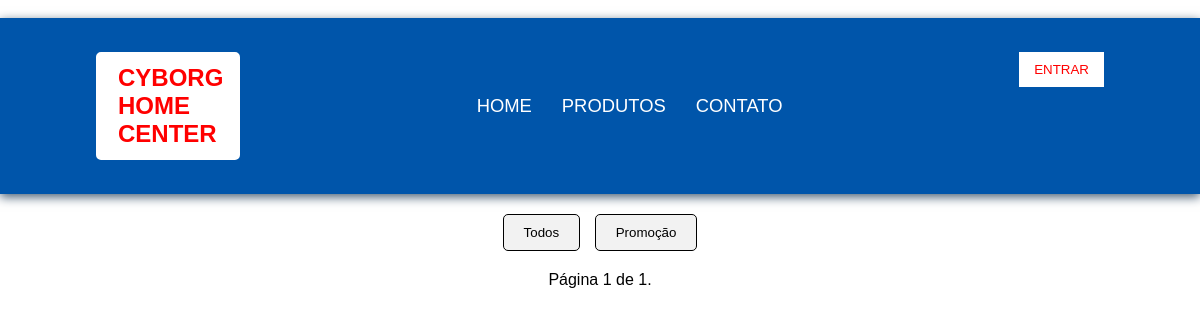
The app's page /produtos/, older data.
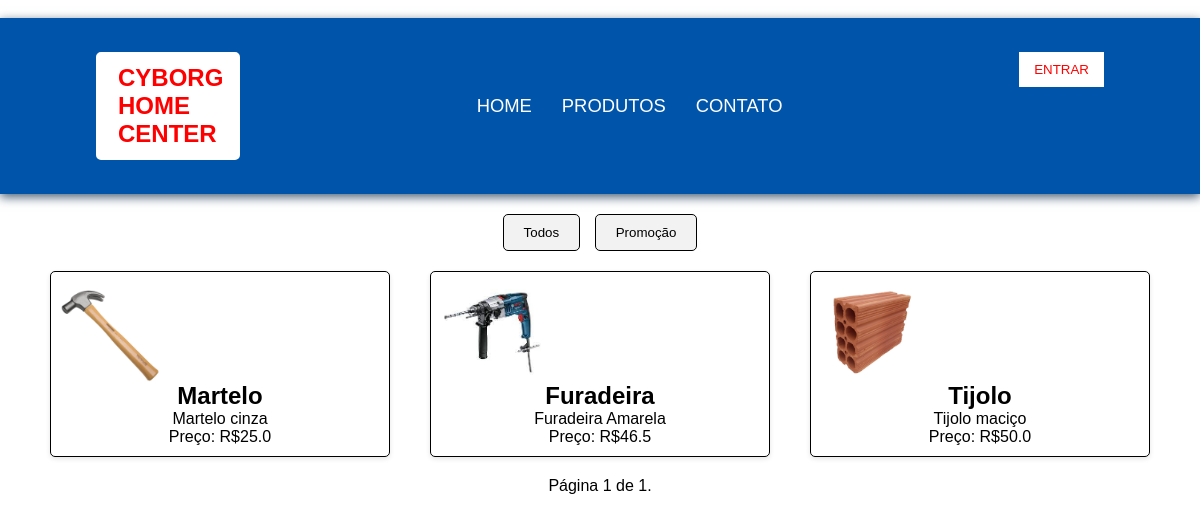
The same page, newer data.
### cyborg/models.py (models this page shows, shortened)
class Products(models.Model):
    image = models.ImageField(upload_to='products/%Y/%m/%d/', blank=True)
    name = models.CharField(max_length=55)
    description = models.CharField(max_length=255)
    price = models.FloatField()
    off = models.BooleanField(default=False)
    class Meta:
        verbose_name = 'Product'

### cyborg/views.py (the view)
# urls.py: path("produtos/", views.produtos, name='produtos'),
def produtos(request):
    product_list = Products.objects.all()
    paginator = Paginator(product_list, 10)  # Mostra 10 produtos por página
    page_number = request.GET.get('page')
    products_paginator = paginator.get_page(page_number)
    return render (request,"cyborg/pages/products.html", {
        'products_paginator': products_paginator,
    })

### cyborg/templates/cyborg/pages/products.html (shortened to what this page needs)
{% extends "cyborg/base.html" %}
{% load static %}
{% block extra_head %}
    <link rel="stylesheet" href="{% static 'cyborg/css/products.css' %}">
{% endblock extra_head %}
{% block content %}
<div class="filters">
  <button class="filter-button" onclick="filterProducts('all')">Todos</button>
  <button class="filter-button" onclick="filterProducts('PROMOÇÃO')">Promoção</button>
<div class="container">
  {% for product in products_paginator  %}
    <div class="product
    " data-category="PROMOÇÃO">
    <img src="
    {% if product.image %}
    {{ product.image.url }}
    {% endif %}
    "alt="">
    <h2 class="
    ">{{ product.name }}</h2>
    <p>{{ product.description }}</p>
    <p>Preço: R${{ product.price }}</p>
  </div>
  {% endfor %}
</div>
<div class="pagination">
    <span class="step-links">
        <span class="current">
            Página {{ products_paginator.number }} de {{ products_paginator.paginator.num_pages }}.
        </span>
    </span>
</div>
{% endblock content %}

### cyborg/templates/cyborg/base.html (shortened to what this page needs)
{% load static %}
<!DOCTYPE html>
<html lang="pt-br">
<head>
    <link rel="stylesheet" href="{% static 'cyborg/css/style.css' %}">
    {% block extra_head %}
    {% endblock extra_head %}
</head>
<body onresize="mudouTamanho()">
    {% include "cyborg/partials/header.html" %}
    {% block content %}
    {% endblock content %}
</body>
</html>

### cyborg/templates/cyborg/partials/header.html (shortened to what this page needs)
{% load static %}
<header>
    <nav class="nav-bar">
        <div class="logo">
            <h1> CYBORG HOME CENTER </H1>
        </div>
        <div class="nav-list">
            <ul>
                <li class="nav-item"><a href="{% url 'cyborg:index' %}" class="nav-link">HOME</a></li>
                <li class="nav-item"><a href="{% url 'cyborg:produtos' %}" class="nav-link">PRODUTOS</a></li>
                <li class="nav-item"><a href="{% url 'cyborg:index' %}" class="nav-link">CONTATO</a></li>
            </ul>
        </div>
        <div class="login-button">
            <button> <a href="#">ENTRAR</a></button>
        </div>
    </nav>
</header>

### static/cyborg/css/style.css (style rules this page uses)
* { margin: 0; padding: 0; }
body { font-family: Arial, sans-serif; background-size: cover; }
header { background-color: #0055AA; box-shadow: 0px 3px 10px #435b72; padding: 10px 0; }
.nav-bar { display: flex; justify-content: space-between; padding: 1.5rem 6rem; }
.logo { display: flex; align-items: center; }
.logo h1 { width: 100px; height: auto; }
.logo h1 { color: red; font-family: Arial, sans-serif; border-radius: 5px; border: 2px solid white; background-color: white; padding: 10px 20px; }
.nav-list { display: flex; align-items: center; }
.nav-list ul { display: flex; justify-self: center; list-style: none; }
.nav-item { margin: 0 15px; }
.nav-link { text-decoration: none; font-size: 1.15rem; color: white; font-weight: 400; }
.login-button button { border: none; background-color: white; padding: 10px 15px; }
.login-button button a { text-decoration: none; color: red; font-weight: 500; }

### static/cyborg/css/products.css (style rules this page uses)
body { font-family: Arial, sans-serif; margin: 0; padding: 0; box-sizing: border-box; }
.container { display: flex; flex-wrap: wrap; justify-content: space-around; margin: 10px; }
.product { border: 1px solid #000000; border-radius: 5px; margin: 10px; padding: 10px; box-shadow: 0 2px 5px rgba(0,0,0,0.1); background: #fff; width: calc(100% / 3 - 20px - 20px); box-sizing: border-box; }
.product img { width: 100px; text-align: center; height: auto; display: block; }
.filters { text-align: center; padding: 20px; }
.filter-button { padding: 10px 20px; margin: 0 5px; border: 1px solid #000000; border-radius: 5px; cursor: pointer; background-color: #f2f2f2; transition: background-color 0.3s ease; }

Row changes from the older to the newer data that the page shows:
added Products: image (picture), name "Martelo", description "Martelo cinza", price "25.0"
added Products: image (picture), name "Furadeira", description "Furadeira Amarela", price "46.5"
added Products: image (picture), name "Tijolo", description "Tijolo maciço", price "50.0"
